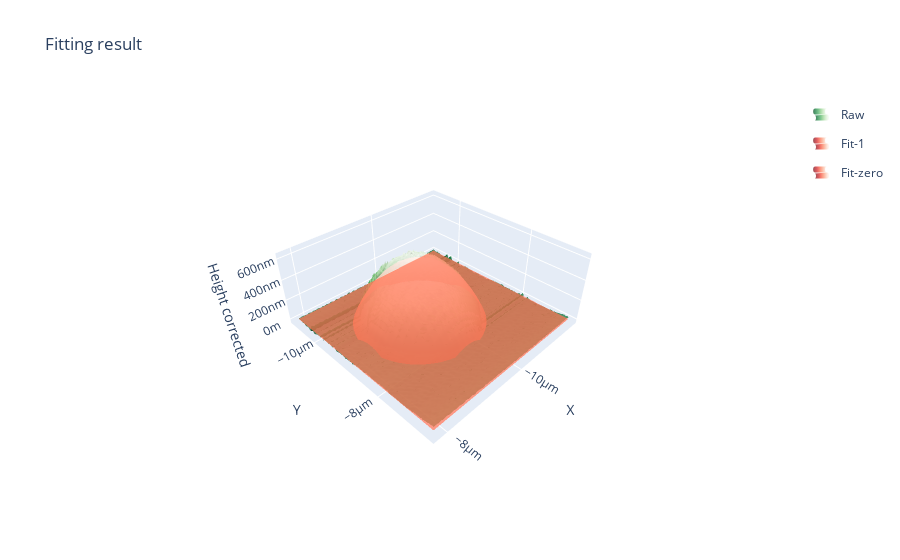

Notebook code cell kept with this figure:
### Markdown cell above
## Get liquid drop properties

### Code cell
plt.close('all')
#drop analysis of AFM data
drop_df, img_anal, fig_list = wetting.get_drop_prop(afm_data, anal_data_h, output_paths[0])
drop_df['AFM file'] = img_file_paths[0]
for fig in fig_list:
    display(fig)
display(drop_df)
plt.close('all')

### Figure 1 — Plotly figure (JSON) as saved in the notebook; plotly's stock layout.template omitted (floating-point values rounded to 4 significant figures; data arrays with more than 128 entries replaced by an {"elided": "..."} marker saying what was removed)
{"data": [{"colorscale": [[0, "rgb(247,252,245)"], [0.125, "rgb(229,245,224)"], [0.25, "rgb(199,233,192)"], [0.375, "rgb(161,217,155)"], [0.5, "rgb(116,196,118)"], [0.625, "rgb(65,171,93)"], [0.75, "rgb(35,139,69)"], [0.875, "rgb(0,109,44)"], [1, "rgb(0,68,27)"]], "legendgroup": "Raw", "name": "Raw", "opacity": 0.7, "reversescale": true, "showlegend": true, "showscale": false, "type": "surface", "x": [-1.181e-05, -1.178e-05, -1.175e-05, -1.171e-05, -1.168e-05, -1.165e-05, -1.162e-05, -1.159e-05, -1.156e-05, -1.152e-05, -1.149e-05, -1.146e-05, -1.143e-05, -1.14e-05, -1.137e-05, -1.134e-05, -1.13e-05, -1.127e-05, -1.124e-05, -1.121e-05, -1.118e-05, -1.115e-05, -1.112e-05, -1.108e-05, -1.105e-05, -1.102e-05, -1.099e-05, -1.096e-05, -1.093e-05, -1.089e-05, -1.086e-05, -1.083e-05, -1.08e-05, -1.077e-05, -1.074e-05, -1.071e-05, -1.067e-05, -1.064e-05, -1.061e-05, -1.058e-05, -1.055e-05, -1.052e-05, -1.049e-05, -1.045e-05, -1.042e-05, -1.039e-05, -1.036e-05, -1.033e-05, -1.03e-05, -1.026e-05, -1.023e-05, -1.02e-05, -1.017e-05, -1.014e-05, -1.011e-05, -1.008e-05, -1.004e-05, -1.001e-05, -9.981e-06, -9.95e-06, -9.918e-06, -9.887e-06, -9.855e-06, -9.824e-06, -9.792e-06, -9.761e-06, -9.729e-06, -9.698e-06, -9.666e-06, -9.635e-06, -9.603e-06, -9.572e-06, -9.54e-06, -9.509e-06, -9.477e-06, -9.446e-06, -9.414e-06, -9.383e-06, -9.351e-06, -9.32e-06, -9.288e-06, -9.257e-06, -9.225e-06, -9.194e-06, -9.163e-06, -9.131e-06, -9.1e-06, -9.068e-06, -9.037e-06, -9.005e-06, -8.974e-06, -8.942e-06, -8.911e-06, -8.879e-06, -8.848e-06, -8.816e-06, -8.785e-06, -8.753e-06, -8.722e-06, -8.69e-06, -8.659e-06, -8.627e-06, -8.596e-06, -8.564e-06, -8.533e-06, -8.501e-06, -8.47e-06, -8.438e-06, -8.407e-06, -8.375e-06, -8.344e-06, -8.312e-06, -8.281e-06, -8.249e-06, -8.218e-06, -8.186e-06, -8.155e-06, -8.123e-06, -8.092e-06, -8.06e-06, -8.029e-06, -7.997e-06, -7.966e-06, -7.934e-06, -7.903e-06, -7.871e-06, -7.84e-06, -7.808e-06], "y": [-1.076e-05, -1.072e-05, -1.069e-05, -1.066e-05, -1.063e-05, -1.06e-05, -1.057e-05, -1.053e-05, -1.05e-05, -1.047e-05, -1.044e-05, -1.041e-05, -1.038e-05, -1.035e-05, -1.031e-05, -1.028e-05, -1.025e-05, -1.022e-05, -1.019e-05, -1.016e-05, -1.013e-05, -1.009e-05, -1.006e-05, -1.003e-05, -9.999e-06, -9.968e-06, -9.936e-06, -9.905e-06, -9.873e-06, -9.842e-06, -9.81e-06, -9.779e-06, -9.747e-06, -9.716e-06, -9.684e-06, -9.653e-06, -9.621e-06, -9.59e-06, -9.558e-06, -9.527e-06, -9.495e-06, -9.464e-06, -9.432e-06, -9.401e-06, -9.369e-06, -9.338e-06, -9.306e-06, -9.275e-06, -9.243e-06, -9.212e-06, -9.18e-06, -9.149e-06, -9.117e-06, -9.086e-06, -9.054e-06, -9.023e-06, -8.991e-06, -8.96e-06, -8.928e-06, -8.897e-06, -8.865e-06, -8.834e-06, -8.802e-06, -8.771e-06, -8.739e-06, -8.708e-06, -8.676e-06, -8.645e-06, -8.613e-06, -8.582e-06, -8.55e-06, -8.519e-06, -8.487e-06, -8.456e-06, -8.424e-06, -8.393e-06, -8.361e-06, -8.33e-06, -8.298e-06, -8.267e-06, -8.235e-06, -8.204e-06, -8.172e-06, -8.141e-06, -8.109e-06, -8.078e-06, -8.046e-06, -8.015e-06, -7.983e-06, -7.952e-06, -7.92e-06, -7.889e-06, -7.858e-06, -7.826e-06, -7.795e-06, -7.763e-06, -7.732e-06, -7.7e-06, -7.669e-06, -7.637e-06, -7.606e-06, -7.574e-06, -7.543e-06, -7.511e-06, -7.48e-06, -7.448e-06, -7.417e-06, -7.385e-06, -7.354e-06, -7.322e-06, -7.291e-06, -7.259e-06, -7.228e-06, -7.196e-06, -7.165e-06, -7.133e-06, -7.102e-06, -7.07e-06, -7.039e-06, -7.007e-06, -6.976e-06, -6.944e-06, -6.913e-06, -6.881e-06, -6.85e-06, -6.818e-06, -6.787e-06, -6.755e-06], "z": {"elided": "128x128 float values"}}, {"colorscale": [[0, "rgb(255,245,240)"], [0.125, "rgb(254,224,210)"], [0.25, "rgb(252,187,161)"], [0.375, "rgb(252,146,114)"], [0.5, "rgb(251,106,74)"], [0.625, "rgb(239,59,44)"], [0.75, "rgb(203,24,29)"], [0.875, "rgb(165,15,21)"], [1, "rgb(103,0,13)"]], "name": "Fit-1", "opacity": 0.7, "reversescale": true, "showlegend": true, "showscale": false, "type": "surface", "x": {"elided": "20x20 float values"}, "y": {"elided": "20x20 float values"}, "z": {"elided": "20x20 float values"}}, {"colorscale": [[0, "rgb(255,245,240)"], [0.125, "rgb(254,224,210)"], [0.25, "rgb(252,187,161)"], [0.375, "rgb(252,146,114)"], [0.5, "rgb(251,106,74)"], [0.625, "rgb(239,59,44)"], [0.75, "rgb(203,24,29)"], [0.875, "rgb(165,15,21)"], [1, "rgb(103,0,13)"]], "name": "Fit-zero", "opacity": 0.7, "reversescale": true, "showlegend": true, "showscale": false, "type": "surface", "x": {"elided": "20x20 float values"}, "y": {"elided": "20x20 float values"}, "z": {"elided": "20x20 int values"}}], "layout": {"autosize": true, "scene": {"aspectratio": {"x": 1, "y": 1, "z": 0.4}, "xaxis": {"ticksuffix": "m", "title": {"text": "X"}}, "yaxis": {"ticksuffix": "m", "title": {"text": "Y"}}, "zaxis": {"range": [-4.304e-08, 6.513e-07], "ticksuffix": "m", "title": {"text": "Height corrected"}}}, "title": {"text": "Fitting result"}}}
